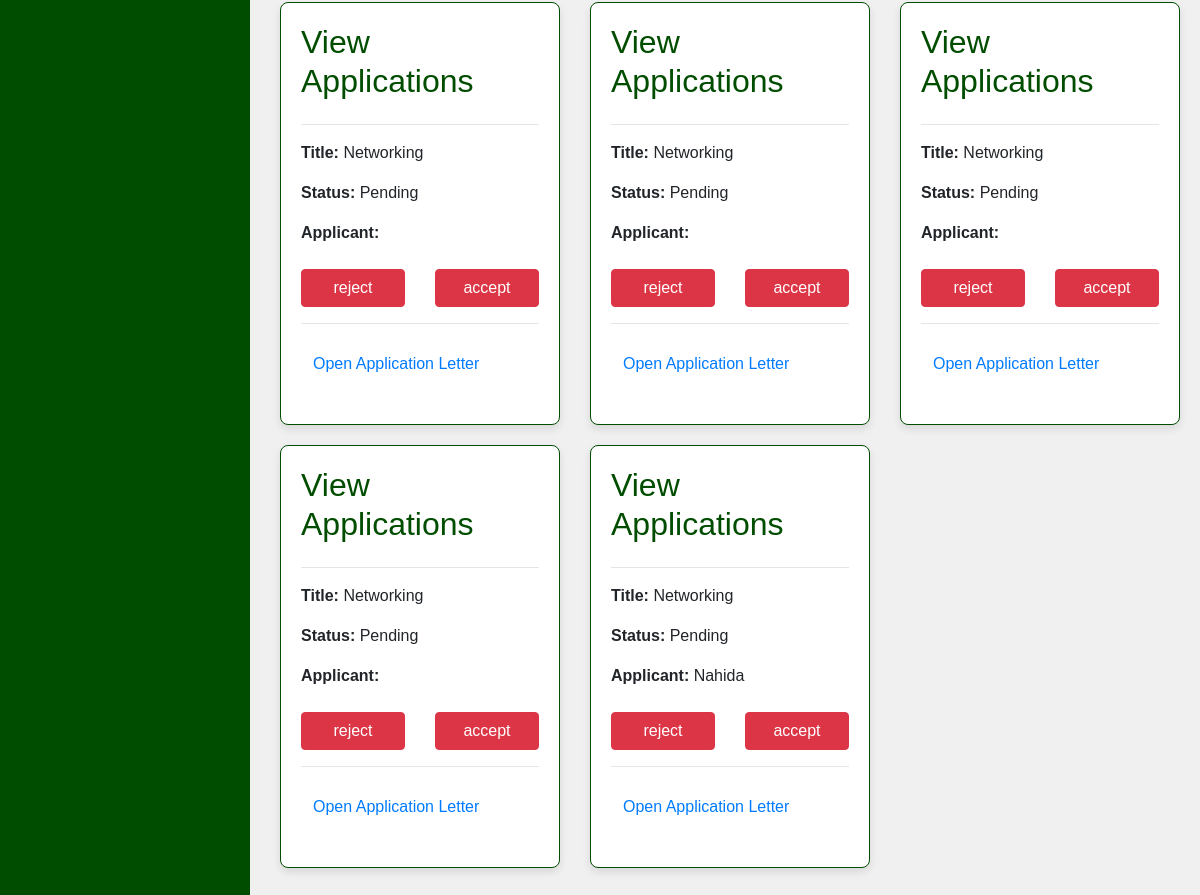
The page /view-applications.php (lower part) on the database as committed earlier.
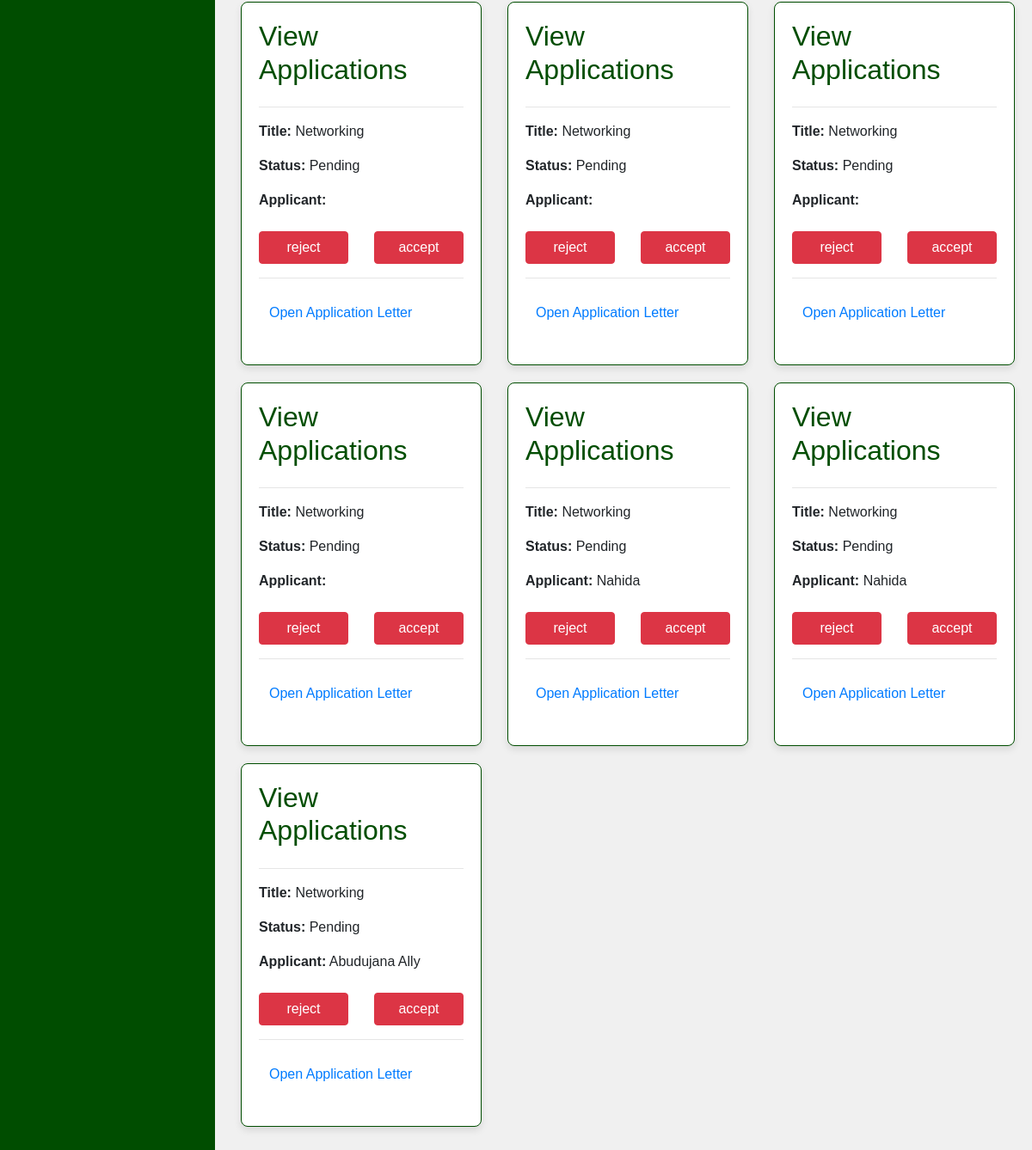
The same page on the database as committed later.
### tables this page shows
CREATE TABLE `applicants` (
  `ApplicantID` int(11) NOT NULL,
  `opportunityID` int(255) NOT NULL,
  `SpecialistID` int(255) NOT NULL,
  `ApplicationDate` date NOT NULL DEFAULT current_timestamp(),
  `LetterPath` varchar(255) NOT NULL,
  `Status` varchar(255) NOT NULL DEFAULT 'Pending'
);

CREATE TABLE `specialist` (
  `SpecialistID` int(11) NOT NULL,
  `FullName` varchar(255) NOT NULL,
  `Email` varchar(255) NOT NULL,
  `phone_Number` int(10) NOT NULL,
  `GitHub_Username` varchar(50) NOT NULL,
  `Speciality` varchar(255) NOT NULL,
  `Expirience` varchar(255) NOT NULL
);

### DB.php (called while the page is built, shortened)
<?php
class DBHelper
{
    private $conn;
    public function __construct()
    {
        $database = new Database();
        $conn = $database->dbConnection();
        $this->conn = $conn;
    }
    public function getRows($table, $conditions = array())
    {
        $sql = 'SELECT';
        $sql .= array_key_exists("select", $conditions) ? $conditions['select'] : '*';
        $sql .= ' FROM ' . $table;
        if (array_key_exists("where", $conditions)) {
            $sql .= ' WHERE ';
            $i = 0;
            foreach ($conditions['where'] as $key => $value) {
                $pre = ($i > 0) ? ' AND ' : '';
                $sql .= $pre . $key . " = '" . $value . "'";
                $i++;
            }
        }
        $query = $this->conn->prepare($sql);
        $query->execute();
        if (array_key_exists("return_type", $conditions) && $conditions['return_type'] != 'all') {
            switch ($conditions['return_type']) {
                case 'count':
                    $data = $query->rowCount();
                    break;
                case 'single':
                    $data = $query->fetch(PDO::FETCH_ASSOC);
                    break;
                default:
                    $data = '';
            }
        } else {
            if ($query->rowCount() > 0) {
                $data = $query->fetchAll();
            }
        }
        return !empty($data) ? $data : false;
    }
    public function getData($table, $attrName, $id, $id2)
    {
        $query = $this->getRows($table, ['where' => [ $id => $id2 ], ' order_by' => ' courseID ASC' ]);
        if (!empty($query)) {
            foreach ($query as  $q) {
                $attrName = $q[$attrName];
                return $attrName;
            }
        } else {
            return null;
        }
    }
}

### view-applications.php (the view, shortened to what this page needs)
<?php
include_once 'DB.php';
$db = new DBhelper();
$App = $db->getRows("applicants");
?>
<!DOCTYPE html>
<html lang="en">
<head>
    <link href="https://maxcdn.bootstrapcdn.com/bootstrap/4.5.2/css/bootstrap.min.css" rel="stylesheet">
</head>
<body>
    <div class="sidebar">
    </div>
    <div class="content">
        <div class="row">
            <?php foreach ($App as $a) { ?>
                <div class="col-md-4">
                    <div class="card">
                        <h2>View Applications</h2>
                        <hr>
                        <p><b>Title:</b> <?= $db->getData("opportunity", "Tittle", "opportunityID", $a["opportunityID"]); ?></p>
                        <p><b>Status: </b><?= $a["Status"] ?></p>
                        <p><b>Applicant:</b> <?= $db->getData("specialist", "FullName", "SpecialistID", $a["SpecialistID"]); ?></p>
                        <div class="row mt-2">
                            <div class="col-6">
                                <a href="message-users.php?applicant=<?= $a['ApplicantID'] ?? ''; ?>" type="button" class="btn btn-danger w-100">reject</a>
                            </div>
                            <div class="col-6">
                            <a href="message-users.php?applicant=<?= $a['ApplicantID'] ?? ''; ?>" type="button" class="btn btn-danger w-100">accept</a>
                            </div>
                        </div>
                        <hr>
                        <div class="row p-2 m-1">
                            <p><a href="assets/letters/<?= $a['LetterPath'] ?>" target="_blank" class="mt-3">Open Application Letter</a></p>
                        </div>
                    </div>
                </div>
            <?php } ?>
        </div>
    </div>
</body>
</html>

### view-applications.php (style rules this page uses)
body { font-family: Arial, sans-serif; background-color: #f0f0f0; margin: 0; padding: 0; }
.sidebar { height: 100%; width: 250px; position: fixed; top: 0; left: 0; background-color: #004d00; padding-top: 20px; }
.content { margin-left: 260px; padding: 20px; width: calc(100% - 260px); }
.card { background-color: white; border: 1px solid #004d00; border-radius: 8px; margin: 10px 0; padding: 20px; box-shadow: 0 4px 8px rgba(0, 0, 0, 0.1); }
.card h2 { color: #004d00; margin-top: 0; }

Rows that differ between the two databases and show on the page:
added applicants: Data "Networking", Status "Pending", Data "Nahida"
added applicants: Data "Networking", Status "Pending", SpecialistID.FullName "Abudujana Ally"
